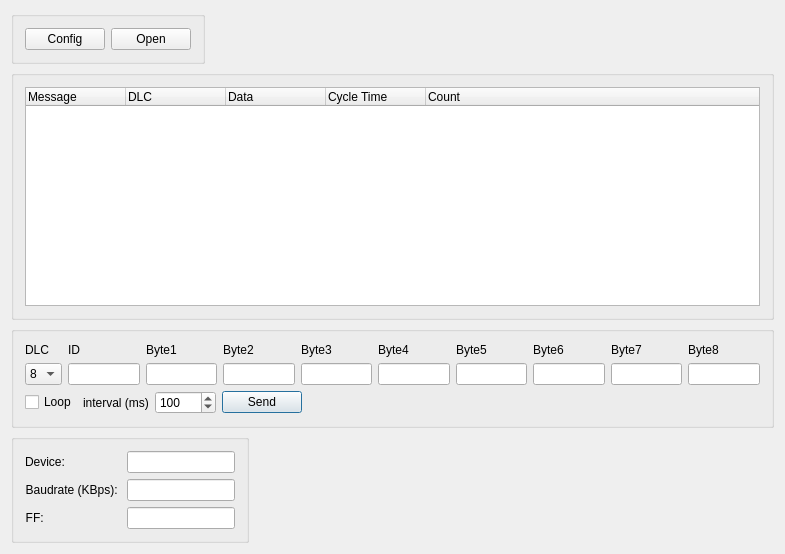
<?xml version="1.0" encoding="UTF-8"?>
<ui version="4.0">
 <class>Dialog</class>
 <widget class="QDialog" name="Dialog">
  <property name="geometry">
   <rect>
    <x>0</x>
    <y>0</y>
    <width>785</width>
    <height>554</height>
   </rect>
  </property>
  <property name="sizePolicy">
   <sizepolicy hsizetype="Preferred" vsizetype="Preferred">
    <horstretch>0</horstretch>
    <verstretch>0</verstretch>
   </sizepolicy>
  </property>
  <property name="minimumSize">
   <size>
    <width>0</width>
    <height>0</height>
   </size>
  </property>
  <property name="windowTitle">
   <string>CAN Transceiver</string>
  </property>
  <layout class="QGridLayout" name="gridLayout">
   <item row="2" column="0" colspan="3">
    <widget class="QGroupBox" name="groupBox_3">
     <property name="title">
      <string/>
     </property>
     <layout class="QVBoxLayout" name="verticalLayout">
      <item>
       <layout class="QGridLayout" name="gridLayout_2">
        <item row="1" column="0">
         <widget class="QComboBox" name="comboBox">
          <item>
           <property name="text">
            <string>8</string>
           </property>
          </item>
          <item>
           <property name="text">
            <string>7</string>
           </property>
          </item>
          <item>
           <property name="text">
            <string>6</string>
           </property>
          </item>
          <item>
           <property name="text">
            <string>5</string>
           </property>
          </item>
          <item>
           <property name="text">
            <string>4</string>
           </property>
          </item>
          <item>
           <property name="text">
            <string>3</string>
           </property>
          </item>
          <item>
           <property name="text">
            <string>2</string>
           </property>
          </item>
          <item>
           <property name="text">
            <string>1</string>
           </property>
          </item>
         </widget>
        </item>
        <item row="0" column="9">
         <widget class="QLabel" name="label_12">
          <property name="text">
           <string>Byte8</string>
          </property>
          <property name="alignment">
           <set>Qt::AlignLeading|Qt::AlignLeft|Qt::AlignVCenter</set>
          </property>
         </widget>
        </item>
        <item row="0" column="8">
         <widget class="QLabel" name="label_11">
          <property name="text">
           <string>Byte7</string>
          </property>
          <property name="alignment">
           <set>Qt::AlignLeading|Qt::AlignLeft|Qt::AlignVCenter</set>
          </property>
         </widget>
        </item>
        <item row="0" column="3">
         <widget class="QLabel" name="label_6">
          <property name="text">
           <string>Byte2</string>
          </property>
          <property name="alignment">
           <set>Qt::AlignLeading|Qt::AlignLeft|Qt::AlignVCenter</set>
          </property>
         </widget>
        </item>
        <item row="0" column="6">
         <widget class="QLabel" name="label_9">
          <property name="text">
           <string>Byte5</string>
          </property>
          <property name="alignment">
           <set>Qt::AlignLeading|Qt::AlignLeft|Qt::AlignVCenter</set>
          </property>
         </widget>
        </item>
        <item row="1" column="9">
         <widget class="QLineEdit" name="lineEdit_8"/>
        </item>
        <item row="1" column="3">
         <widget class="QLineEdit" name="lineEdit_2"/>
        </item>
        <item row="0" column="0">
         <widget class="QLabel" name="label_4">
          <property name="text">
           <string>DLC</string>
          </property>
          <property name="alignment">
           <set>Qt::AlignLeading|Qt::AlignLeft|Qt::AlignVCenter</set>
          </property>
         </widget>
        </item>
        <item row="0" column="4">
         <widget class="QLabel" name="label_7">
          <property name="text">
           <string>Byte3</string>
          </property>
          <property name="alignment">
           <set>Qt::AlignLeading|Qt::AlignLeft|Qt::AlignVCenter</set>
          </property>
         </widget>
        </item>
        <item row="1" column="8">
         <widget class="QLineEdit" name="lineEdit_7"/>
        </item>
        <item row="1" column="7">
         <widget class="QLineEdit" name="lineEdit_6"/>
        </item>
        <item row="1" column="2">
         <widget class="QLineEdit" name="lineEdit_1"/>
        </item>
        <item row="1" column="4">
         <widget class="QLineEdit" name="lineEdit_3"/>
        </item>
        <item row="0" column="7">
         <widget class="QLabel" name="label_10">
          <property name="text">
           <string>Byte6</string>
          </property>
          <property name="alignment">
           <set>Qt::AlignLeading|Qt::AlignLeft|Qt::AlignVCenter</set>
          </property>
         </widget>
        </item>
        <item row="0" column="5">
         <widget class="QLabel" name="label_8">
          <property name="text">
           <string>Byte4</string>
          </property>
          <property name="alignment">
           <set>Qt::AlignLeading|Qt::AlignLeft|Qt::AlignVCenter</set>
          </property>
         </widget>
        </item>
        <item row="0" column="2">
         <widget class="QLabel" name="label_5">
          <property name="text">
           <string>Byte1</string>
          </property>
          <property name="alignment">
           <set>Qt::AlignLeading|Qt::AlignLeft|Qt::AlignVCenter</set>
          </property>
         </widget>
        </item>
        <item row="1" column="5">
         <widget class="QLineEdit" name="lineEdit_4"/>
        </item>
        <item row="1" column="6">
         <widget class="QLineEdit" name="lineEdit_5"/>
        </item>
        <item row="0" column="1">
         <widget class="QLabel" name="label_14">
          <property name="text">
           <string>ID</string>
          </property>
          <property name="alignment">
           <set>Qt::AlignLeading|Qt::AlignLeft|Qt::AlignVCenter</set>
          </property>
         </widget>
        </item>
        <item row="1" column="1">
         <widget class="QLineEdit" name="lineEdit"/>
        </item>
       </layout>
      </item>
      <item>
       <layout class="QHBoxLayout" name="horizontalLayout_3">
        <item>
         <widget class="QCheckBox" name="checkBox">
          <property name="text">
           <string>Loop</string>
          </property>
         </widget>
        </item>
        <item>
         <widget class="QLabel" name="label">
          <property name="text">
           <string>interval (ms)</string>
          </property>
         </widget>
        </item>
        <item>
         <widget class="QSpinBox" name="spinBox">
          <property name="sizePolicy">
           <sizepolicy hsizetype="Minimum" vsizetype="Fixed">
            <horstretch>0</horstretch>
            <verstretch>0</verstretch>
           </sizepolicy>
          </property>
          <property name="minimumSize">
           <size>
            <width>0</width>
            <height>0</height>
           </size>
          </property>
          <property name="minimum">
           <number>1</number>
          </property>
          <property name="maximum">
           <number>10000</number>
          </property>
          <property name="singleStep">
           <number>100</number>
          </property>
          <property name="value">
           <number>100</number>
          </property>
         </widget>
        </item>
        <item>
         <widget class="QPushButton" name="pushButton_3">
          <property name="text">
           <string>Send</string>
          </property>
         </widget>
        </item>
        <item>
         <spacer name="horizontalSpacer">
          <property name="orientation">
           <enum>Qt::Horizontal</enum>
          </property>
          <property name="sizeHint" stdset="0">
           <size>
            <width>40</width>
            <height>20</height>
           </size>
          </property>
         </spacer>
        </item>
       </layout>
      </item>
     </layout>
    </widget>
   </item>
   <item row="0" column="1" colspan="2">
    <spacer name="horizontalSpacer_3">
     <property name="orientation">
      <enum>Qt::Horizontal</enum>
     </property>
     <property name="sizeHint" stdset="0">
      <size>
       <width>565</width>
       <height>20</height>
      </size>
     </property>
    </spacer>
   </item>
   <item row="0" column="0">
    <widget class="QGroupBox" name="groupBox">
     <property name="title">
      <string/>
     </property>
     <layout class="QHBoxLayout" name="horizontalLayout">
      <item>
       <widget class="QPushButton" name="pushButton">
        <property name="text">
         <string>Config</string>
        </property>
       </widget>
      </item>
      <item>
       <widget class="QPushButton" name="pushButton_2">
        <property name="sizePolicy">
         <sizepolicy hsizetype="Minimum" vsizetype="Fixed">
          <horstretch>0</horstretch>
          <verstretch>0</verstretch>
         </sizepolicy>
        </property>
        <property name="text">
         <string>Open</string>
        </property>
       </widget>
      </item>
     </layout>
    </widget>
   </item>
   <item row="3" column="0" colspan="2">
    <widget class="QGroupBox" name="groupBox_4">
     <property name="title">
      <string/>
     </property>
     <layout class="QFormLayout" name="formLayout">
      <item row="0" column="0">
       <widget class="QLabel" name="label_13">
        <property name="text">
         <string>Device: </string>
        </property>
       </widget>
      </item>
      <item row="0" column="1">
       <widget class="QLineEdit" name="lineEdit_11">
        <property name="readOnly">
         <bool>true</bool>
        </property>
       </widget>
      </item>
      <item row="1" column="0">
       <widget class="QLabel" name="label_2">
        <property name="text">
         <string>Baudrate (KBps): </string>
        </property>
        <property name="alignment">
         <set>Qt::AlignRight|Qt::AlignTrailing|Qt::AlignVCenter</set>
        </property>
       </widget>
      </item>
      <item row="1" column="1">
       <widget class="QLineEdit" name="lineEdit_9">
        <property name="sizePolicy">
         <sizepolicy hsizetype="Minimum" vsizetype="Fixed">
          <horstretch>0</horstretch>
          <verstretch>0</verstretch>
         </sizepolicy>
        </property>
        <property name="readOnly">
         <bool>true</bool>
        </property>
       </widget>
      </item>
      <item row="2" column="0">
       <widget class="QLabel" name="label_3">
        <property name="text">
         <string>FF: </string>
        </property>
        <property name="alignment">
         <set>Qt::AlignRight|Qt::AlignTrailing|Qt::AlignVCenter</set>
        </property>
       </widget>
      </item>
      <item row="2" column="1">
       <widget class="QLineEdit" name="lineEdit_10">
        <property name="readOnly">
         <bool>true</bool>
        </property>
       </widget>
      </item>
     </layout>
    </widget>
   </item>
   <item row="1" column="0" colspan="3">
    <widget class="QGroupBox" name="groupBox_2">
     <property name="sizePolicy">
      <sizepolicy hsizetype="Expanding" vsizetype="Expanding">
       <horstretch>0</horstretch>
       <verstretch>0</verstretch>
      </sizepolicy>
     </property>
     <property name="title">
      <string/>
     </property>
     <layout class="QHBoxLayout" name="horizontalLayout_2">
      <item>
       <widget class="QTreeWidget" name="treeWidget">
        <property name="sizePolicy">
         <sizepolicy hsizetype="Preferred" vsizetype="Preferred">
          <horstretch>0</horstretch>
          <verstretch>0</verstretch>
         </sizepolicy>
        </property>
        <property name="minimumSize">
         <size>
          <width>0</width>
          <height>0</height>
         </size>
        </property>
        <attribute name="headerStretchLastSection">
         <bool>true</bool>
        </attribute>
        <column>
         <property name="text">
          <string>Message</string>
         </property>
        </column>
        <column>
         <property name="text">
          <string>DLC</string>
         </property>
        </column>
        <column>
         <property name="text">
          <string>Data</string>
         </property>
        </column>
        <column>
         <property name="text">
          <string>Cycle Time</string>
         </property>
        </column>
        <column>
         <property name="text">
          <string>Count</string>
         </property>
        </column>
       </widget>
      </item>
     </layout>
    </widget>
   </item>
   <item row="3" column="2">
    <spacer name="horizontalSpacer_2">
     <property name="orientation">
      <enum>Qt::Horizontal</enum>
     </property>
     <property name="sizeHint" stdset="0">
      <size>
       <width>473</width>
       <height>20</height>
      </size>
     </property>
    </spacer>
   </item>
  </layout>
 </widget>
 <layoutdefault spacing="6" margin="11"/>
 <tabstops>
  <tabstop>pushButton</tabstop>
  <tabstop>pushButton_2</tabstop>
  <tabstop>treeWidget</tabstop>
  <tabstop>comboBox</tabstop>
  <tabstop>lineEdit</tabstop>
  <tabstop>lineEdit_1</tabstop>
  <tabstop>lineEdit_2</tabstop>
  <tabstop>lineEdit_3</tabstop>
  <tabstop>lineEdit_4</tabstop>
  <tabstop>lineEdit_5</tabstop>
  <tabstop>lineEdit_6</tabstop>
  <tabstop>lineEdit_7</tabstop>
  <tabstop>lineEdit_8</tabstop>
  <tabstop>checkBox</tabstop>
  <tabstop>spinBox</tabstop>
  <tabstop>pushButton_3</tabstop>
  <tabstop>lineEdit_11</tabstop>
  <tabstop>lineEdit_9</tabstop>
  <tabstop>lineEdit_10</tabstop>
 </tabstops>
 <resources/>
 <connections/>
</ui>
